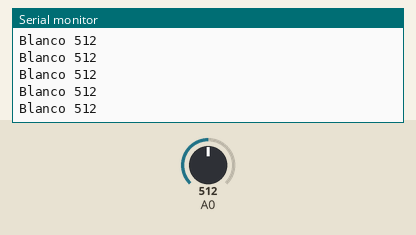
This sketch was run on a simulated Arduino Uno, built with avr-gcc and run on an emulated ATmega328P. Shown: the last lines printed to the serial monitor. The test bench sets the inputs (shaded band); at power-on: A0 = 512.

Above: at 3.1 s.
3.2 s: A0 set to 56
At 3.22 s:
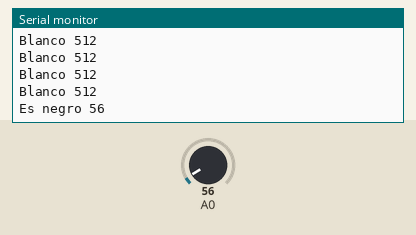
4.7 s: A0 set to 45
At 4.72 s:
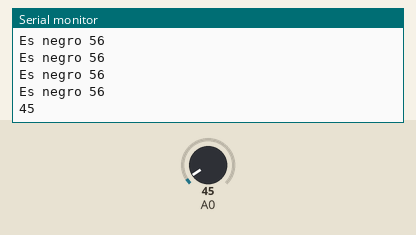

Measured:
- the behaviour switches between 51 and 50 on A0 (found by bisection; images 1 and 2)
- after the input at 3.2 s, the serial monitor: prints a new line at once (image 1)
- after the input at 4.7 s, the serial monitor: prints a new line at once (image 2)

The sketch:

TERCER_PUNTO_LABORATORIO.ino
```cpp
void setup() {
  // Iniciamos la comunicación serial a 9600 baudios
  Serial.begin(9600);
}

void loop() {
  // Leemos el valor analógico del pin A0
  int sensorcny = analogRead(A0); // Almacena el valor

  // Lógica de detección según tu imagen:
  // Si el valor está entre 50 y 150, se considera negro
  if (sensorcny > 50 && sensorcny < 150) {
    Serial.print("Es negro ");
  }
  // Si el valor es mayor a 150, se considera blanco
  else if (sensorcny > 150) {
    Serial.print("Blanco ");
  }

  // Muestra el valor numérico actual para ayudar a la calibración
  Serial.println(sensorcny);

  // Pequeña pausa de 100 milisegundos
  delay(100);
}
```
